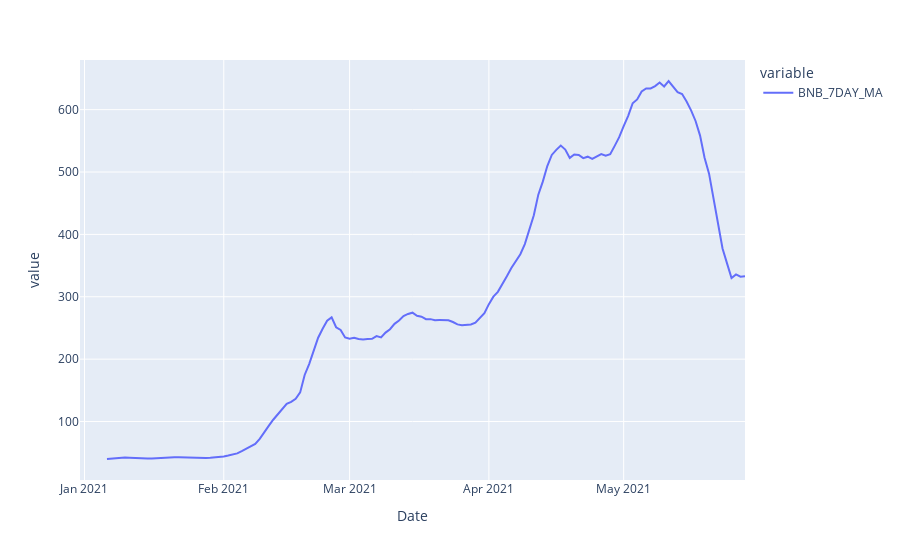

Write notebook code for a chart like this one.
### Code cell
fig = px.line(crypto, y=['BNB_7DAY_MA'] )
fig.show()

### Figure 1 — Plotly figure (JSON) as saved in the notebook; plotly's stock layout.template omitted (floating-point values rounded to 4 significant figures; data arrays with more than 128 entries replaced by an {"elided": "..."} marker saying what was removed)
{"data": [{"hovertemplate": "variable=BNB_7DAY_MA<br>Date=%{x}<br>value=%{y}<extra></extra>", "legendgroup": "BNB_7DAY_MA", "line": {"color": "#636efa", "dash": "solid"}, "marker": {"symbol": "circle"}, "mode": "lines", "name": "BNB_7DAY_MA", "orientation": "v", "showlegend": true, "type": "scatter", "x": {"elided": "149 str values"}, "xaxis": "x", "y": {"elided": "149 float values"}, "yaxis": "y"}], "layout": {"legend": {"title": {"text": "variable"}, "tracegroupgap": 0}, "margin": {"t": 60}, "xaxis": {"anchor": "y", "domain": [0, 1], "title": {"text": "Date"}}, "yaxis": {"anchor": "x", "domain": [0, 1], "title": {"text": "value"}}}}
